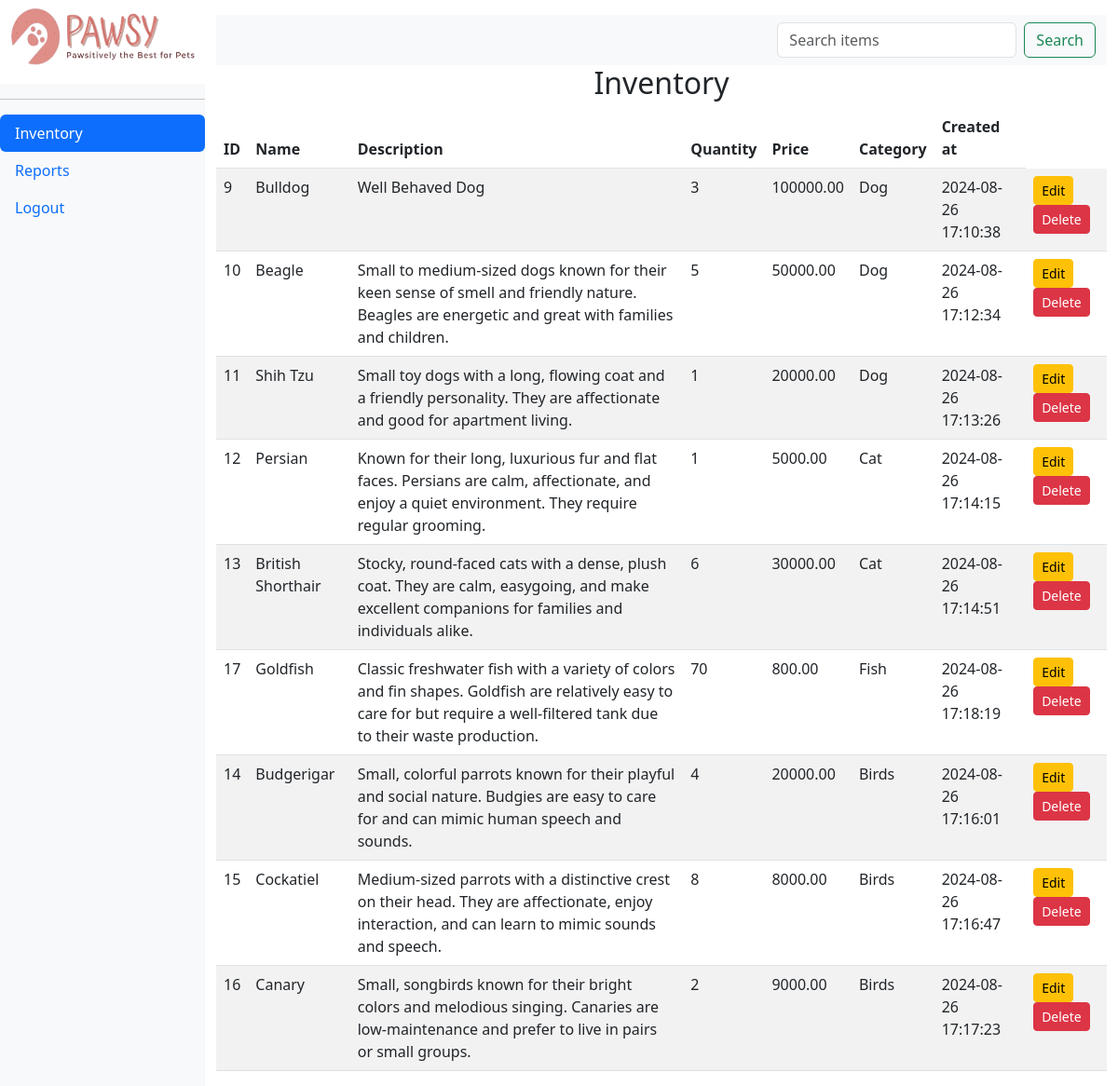
Page /public/inventory.php (signed in) on the committed database.
### tables this page shows
CREATE TABLE IF NOT EXISTS `inventory` (
  `id` int NOT NULL AUTO_INCREMENT,
  `name` varchar(255) NOT NULL,
  `description` text,
  `quantity` int NOT NULL,
  `price` decimal(10,2) NOT NULL,
  `category` varchar(100) DEFAULT NULL,
  `created_at` timestamp NULL DEFAULT CURRENT_TIMESTAMP,
  PRIMARY KEY (`id`)
);

CREATE TABLE IF NOT EXISTS `categories` (
  `id` int NOT NULL AUTO_INCREMENT,
  `name` varchar(100) NOT NULL,
  PRIMARY KEY (`id`)
);

### backend/inventory.php (called while the page is built, shortened)
<?php
require '../config.php';
$searchQuery = isset($_GET['query']) ? $_GET['query'] : '';
$sql = 'SELECT i.*, c.name AS category FROM inventory i LEFT JOIN categories c ON i.category = c.name';
if (!empty($searchQuery)) {
    $sql = "SELECT * FROM inventory WHERE CONCAT(name, ' ', description, ' ', category) LIKE :query;";
    $stmt = $pdo->prepare($sql);
    $stmt->execute(['query' => '%' . $searchQuery . '%']);
} else {
    $stmt = $pdo->prepare($sql);
    $stmt->execute();
}
$items = $stmt->fetchAll(PDO::FETCH_ASSOC);

### public/inventory.php (the view, shortened to what this page needs)
<?php
require '../backend/inventory.php';
?>
<!DOCTYPE html>
<html lang="en">
<head>
    <link href="https://cdn.jsdelivr.net/npm/bootstrap@5.3.0/dist/css/bootstrap.min.css" rel="stylesheet">
</head>
<body>
    <div class="d-flex">
        <?php include 'dashboard.php'; ?>
        <div class="container-fluid mt-3">
            <nav class="navbar navbar-expand-lg navbar-light bg-light">
            <div class="container-fluid">
                <div class="collapse navbar-collapse" id="navbarNav">
                        <form class="d-flex ms-auto" method="GET" action="">
                            <input class="form-control me-2" type="search" placeholder="Search items" aria-label="Search" name="query" value="<?= htmlspecialchars($searchQuery) ?>">
                            <button class="btn btn-outline-success" type="submit">Search</button>
                        </form>
                </div>
            </div>
            </nav>
            <h2 class="text-center">Inventory</h2>
            <table class="table table-striped">
                <thead>
                    <tr>
                        <th>ID</th>
                        <th>Name</th>
                        <th>Description</th>
                        <th>Quantity</th>
                        <th>Price</th>
                        <th>Category</th>
                        <th>Created at</th>
                    </tr>
                </thead>
                <tbody>
                    <?php foreach ($items as $item): ?>
                        <tr>
                            <td><?= htmlspecialchars($item['id']) ?></td>
                            <td><?= htmlspecialchars($item['name']) ?></td>
                            <td><?= htmlspecialchars($item['description']) ?></td>
                            <td><?= htmlspecialchars($item['quantity']) ?></td>
                            <td><?= htmlspecialchars($item['price']) ?></td>
                            <td><?= htmlspecialchars($item['category']) ?></td>
                            <td><?= htmlspecialchars($item['created_at']) ?></td>
                            <td>
                                <a href="edit_item.php?id=<?= $item['id'] ?>" class="btn btn-warning btn-sm">Edit</a>
                                <a href="../delete_item.php?id=<?= $item['id'] ?>" class="btn btn-danger btn-sm" onclick="return confirm('Are you sure you want to delete this item?');">Delete</a>
                            </td>
                        </tr>
                    <?php endforeach; ?>
                </tbody>
            </table>
        </div>
    </div>
</body>
</html>

### public/dashboard.php (shortened to what this page needs)
<!DOCTYPE html>
<html lang="en">
<head>
    <link href="https://cdn.jsdelivr.net/npm/bootstrap@5.3.0/dist/css/bootstrap.min.css" rel="stylesheet">
</head>
<body>
    <div class="sidebar d-flex flex-column flex-shrink-0 bg-light">
        <a href="../index.php" class="d-flex align-items-center mb-3 mb-md-0 me-md-auto text-dark text-decoration-none">
            <img src="images/Pet_Shop_Logo.png" alt="Pet Shop Logo" width="220" height="90" class="d-inline-block align-text-top">
        </a>
        <hr>
        <ul class="nav nav-pills flex-column mb-auto">
            <li class="nav-item">
                <a href="inventory.php" class="nav-link <?php echo basename($_SERVER['PHP_SELF']) == 'inventory.php' ? 'active' : ''; ?>">
                    Inventory
                </a>
            </li>
            <li>
                <a href="report.php" class="nav-link <?php echo basename($_SERVER['PHP_SELF']) == 'report.php' ? 'active' : ''; ?>">
                    Reports
                </a>
            </li>
            <li>
                <a href="../logout.php" class="nav-link <?php echo basename($_SERVER['PHP_SELF']) == 'logout.php' ? 'active' : ''; ?>">
                    Logout
                </a>
            </li>
        </ul>
    </div>
</body>
</html>

### rows in the picture
inventory: id "9", name "Bulldog", description "Well Behaved Dog", quantity "3", price "100000.00", categories.name "Dog", created_at "2024-08-26 17:10:38"
inventory: id "10", name "Beagle", description "Small to medium-sized dogs known for their keen sense of smell and friendly nature. Beagles are energetic and great with families and children.", quantity "5", price "50000.00", categories.name "Dog", created_at "2024-08-26 17:12:34"
inventory: id "11", name "Shih Tzu", description "Small toy dogs with a long, flowing coat and a friendly personality. They are affectionate and good for apartment living.", quantity "1", price "20000.00", categories.name "Dog", created_at "2024-08-26 17:13:26"
inventory: id "12", name "Persian", description "Known for their long, luxurious fur and flat faces. Persians are calm, affectionate, and enjoy a quiet environment. They require regular grooming.", quantity "1", price "5000.00", categories.name "Cat", created_at "2024-08-26 17:14:15"
inventory: id "13", name "British Shorthair", description "Stocky, round-faced cats with a dense, plush coat. They are calm, easygoing, and make excellent companions for families and individuals alike.", quantity "6", price "30000.00", categories.name "Cat", created_at "2024-08-26 17:14:51"
inventory: id "17", name "Goldfish", description "Classic freshwater fish with a variety of colors and fin shapes. Goldfish are relatively easy to care for but require a well-filtered tank due to their waste production.", quantity "70", price "800.00", categories.name "Fish", created_at "2024-08-26 17:18:19"
inventory: id "14", name "Budgerigar", description "Small, colorful parrots known for their playful and social nature. Budgies are easy to care for and can mimic human speech and sounds.", quantity "4", price "20000.00", categories.name "Birds", created_at "2024-08-26 17:16:01"
inventory: id "15", name "Cockatiel", description "Medium-sized parrots with a distinctive crest on their head. They are affectionate, enjoy interaction, and can learn to mimic sounds and speech.", quantity "8", price "8000.00", categories.name "Birds", created_at "2024-08-26 17:16:47"
inventory: id "16", name "Canary", description "Small, songbirds known for their bright colors and melodious singing. Canaries are low-maintenance and prefer to live in pairs or small groups.", quantity "2", price "9000.00", categories.name "Birds", created_at "2024-08-26 17:17:23"
